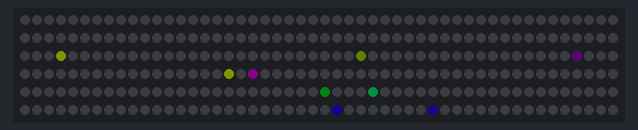
Recording of a sketch running on a simulated Arduino Uno, built with avr-gcc and run on an emulated ATmega328P. On the bench: 300 RGB LEDs in strip order, left to right, continuing on the next row. Dim RGB values are drawn brighter than linear; random numbers use the default seed unless the sketch sets one; what the sketch prints to the serial monitor is not drawn.

Above: at 26.63 s.
At 29.1 s:
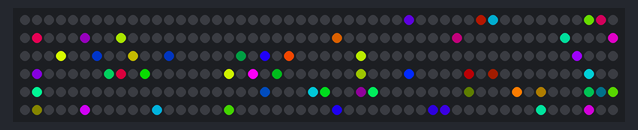
At 32.04 s:
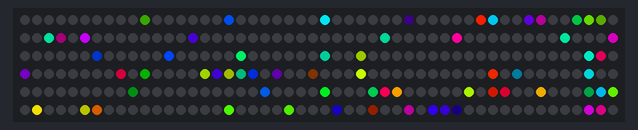
At 35.64 s:
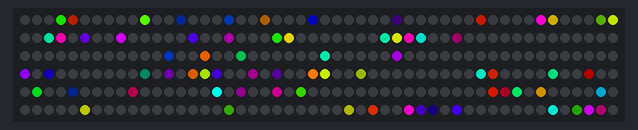
At 39.0 s:
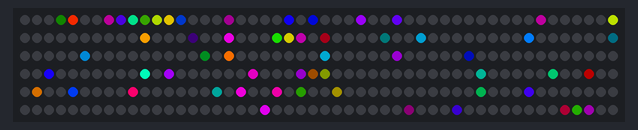

The sketch:

apa102_twinkle.ino
```cpp
#include <Adafruit_DotStar.h>

#define LED_PIN_CLOCK 16
#define LED_PIN_DATA 17

#define LED_COUNT 300

#define STARS_MAX (LED_COUNT >> 1)
#define STARS_LIFETIME_MIN 25
#define STARS_LIFETIME_MAX 250

Adafruit_DotStar strip = Adafruit_DotStar(LED_COUNT, LED_PIN_DATA, LED_PIN_CLOCK, DOTSTAR_BGR);

unsigned int stars = 0;
unsigned int stars_ls[STARS_MAX];
unsigned int stars_ms[STARS_MAX];
unsigned int stars_ts[STARS_MAX];
uint16_t stars_hs[STARS_MAX];

unsigned int v;

unsigned int s, m;

unsigned long t0, t1;

void selftest() {
  int      head  = 0, tail = -10;       // Index of first 'on' and 'off' pixels
  uint32_t color = 0xFF0000;            // 'On' color (starts red)

  while(1) {
    strip.setPixelColor(head, color);   // 'On' pixel at head
    strip.setPixelColor(tail, 0);       // 'Off' pixel at tail
    strip.show();                       // Refresh strip
    delay(10);                          // Pause 20 milliseconds (~50 FPS)

    if(++head >= LED_COUNT) {           // Increment head index.  Off end of strip?
      head = 0;                         //  Yes, reset head index to start
      if((color >>= 8) == 0)            //  Next color (R->G->B) ... past blue now?
        color = 0x000000;               //   Yes, reset to black
    }
    if(++tail >= LED_COUNT) {           // Increment tail index.  Off end of strip?
      tail = 0;                         //  Yes, reset tail index to start
      if (color == 0)
        break;
    }
  }

  strip.fill(0, 0, 0);
  strip.show();
}

void setup() {
  strip.begin();                        // Initialize pins for output
  strip.show();                         // Turn all LEDs off ASAP

  Serial.begin(74880);
  Serial.println("apa102_twinkle");
  randomSeed(analogRead(0));

  selftest();
  Serial.println("Selftest done");
}

void loop() {
  t0 = millis();
  strip.fill(0,0,0);

  if (stars < STARS_MAX && random(stars*4) < STARS_MAX) {
    stars_ts[stars] = 0;
    stars_ls[stars] = random(LED_COUNT);        // TODO: check free
    stars_ms[stars] = STARS_LIFETIME_MIN + random(STARS_LIFETIME_MAX - STARS_LIFETIME_MIN);
    stars_hs[stars] = random(65536);
    stars++;
  }

  for (s = stars; s > 0; s--) {
    if (stars_ts[s-1]++ < stars_ms[s-1]) {
      v = (stars_ts[s-1] << 1);

      if (v > stars_ms[s-1])
        v = (stars_ms[s-1] << 1) - v;

      strip.setPixelColor(stars_ls[s-1], strip.ColorHSV(stars_hs[s-1], 255, (255 * v) / stars_ms[s-1]));
    } else {
      // remove star
      // by moving all stars above it down one position
      for (m = s; m < stars; m++) {
        stars_ts[m-1] = stars_ts[m];
        stars_ls[m-1] = stars_ls[m];
        stars_ms[m-1] = stars_ms[m];
        stars_hs[m-1] = stars_hs[m];
      }
      stars--;
    }
  }

  strip.show();
  do {
    t1 = millis();
  } while (t0 <= t1 && t1 < t0 + 40);
}
```
